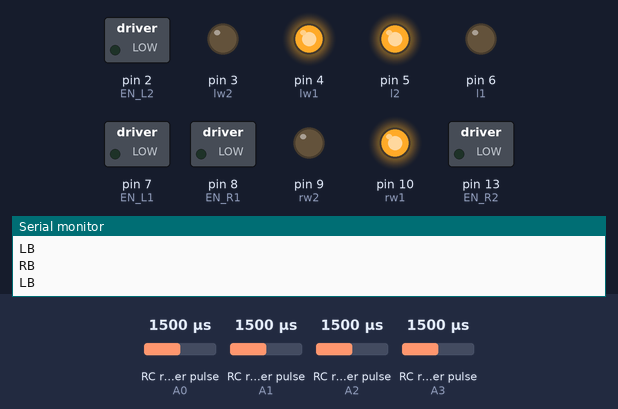
This sketch was run on a simulated Arduino Uno, built with avr-gcc and run on an emulated ATmega328P. On the bench: switched loads named in the sketch (green lamp = pin HIGH), output pins drawn as LEDs (lit = HIGH), the last lines printed to the serial monitor. Wiring (inferred from the names in the program): 4 × RC receiver channel: data A1 / data A2 / data A3 / data A0. The test bench sets the inputs (shaded band); at power-on: RC receiver pulse (sensors on A0, A1, A3, A2) 1500 µs. Pins used as bus, display or sensor lines are not drawn.

Above: at 1.2 s.
1.3 s: RC receiver pulse (sensor on A0) set to 1537 µs
At 2.4 s:
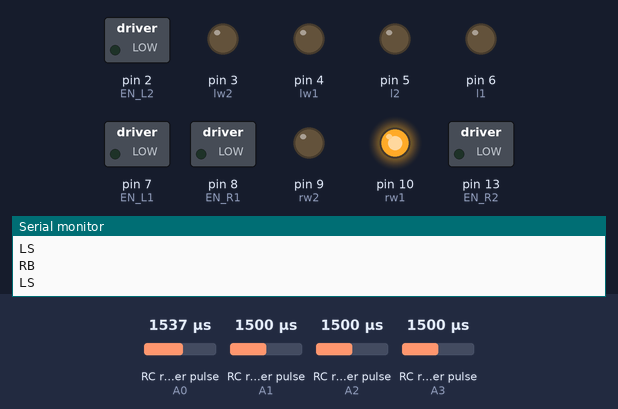
2.8 s: RC receiver pulse (sensor on A1) set to 1540 µs
At 4.0 s:
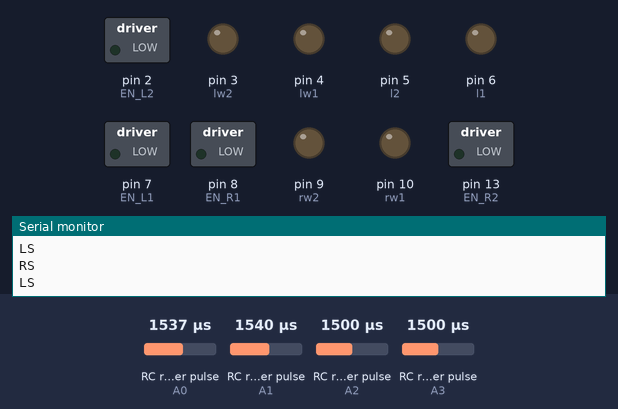
4.3 s: RC receiver pulse (sensor on A3) set to 1487 µs
At 5.5 s:
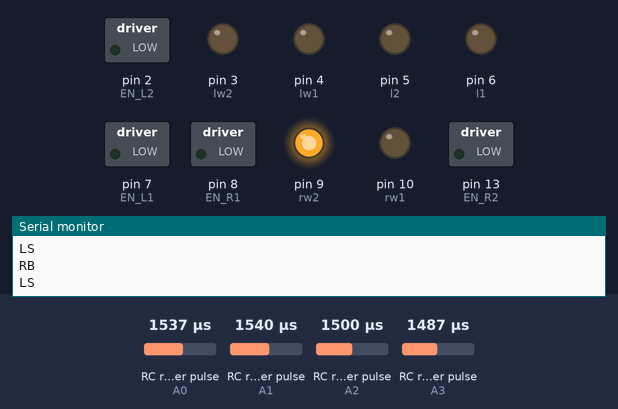
5.8 s: RC receiver pulse (sensor on A2) set to 1750 µs
At 6.1 s:
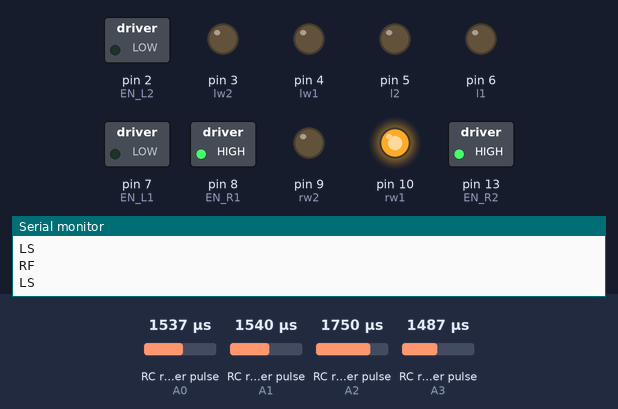
7.3 s: RC receiver pulse (sensor on A1) set to 1750 µs
At 8.4 s:
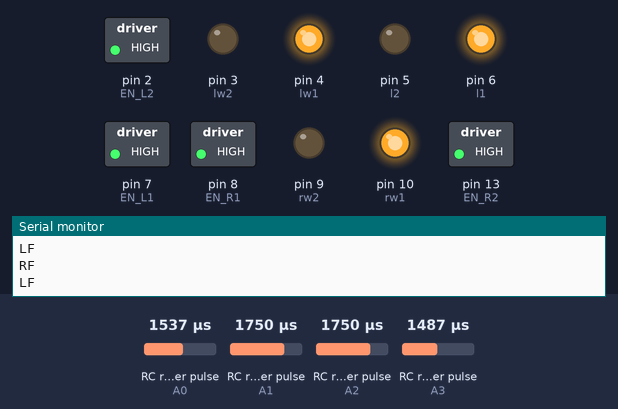
8.8 s: RC receiver pulse (sensor on A2) set to 1020 µs
At 9.5 s:
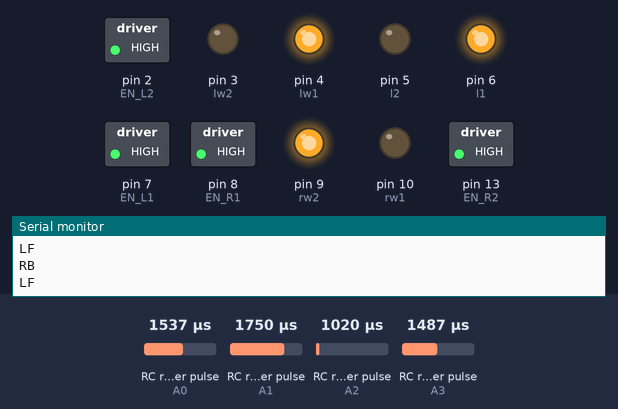
Timing chart, 0 to 11.3 s (numbered marks = the images above; inputs shaded):
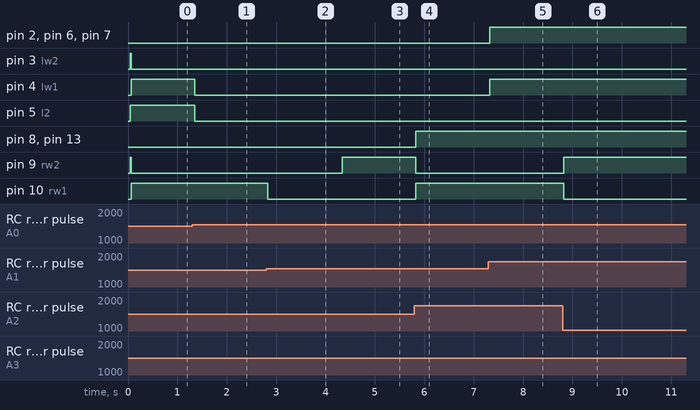

Measured:
- the behaviour switches between 1522 and 1523 µs on RC receiver pulse (sensor on A0) (found by bisection; images 0 and 1)
- the behaviour switches between 1522 and 1523 µs on RC receiver pulse (sensor on A1) (found by bisection; images 1 and 2)
- the behaviour switches between 1500 and 1499 µs on RC receiver pulse (sensor on A3) (found by bisection; images 2 and 3)
- after the input at 1.3 s, pin 4 (lw1), pin 5 (l2): HIGH → LOW after 0.05 s
- after the input at 2.8 s, pin 10 (rw1): HIGH → LOW at once
- after the input at 4.3 s, pin 9 (rw2): LOW → HIGH at once
- after the input at 5.8 s, pin 8 (EN_R1), pin 10 (rw1), pin 13 (EN_R2): LOW → HIGH at once; pin 9 (rw2): HIGH → LOW at once
- after the input at 7.3 s, pin 2 (EN_L2), pin 4 (lw1), pin 6 (l1), pin 7 (EN_L1): LOW → HIGH at once
- after the input at 8.8 s, pin 9 (rw2): LOW → HIGH at once; pin 10 (rw1): HIGH → LOW at once

The sketch:

mega.ino
```cpp
const int ch1=A0;
const int ch2=A1;//ch2 of lcd transmitter not working
const int ch6=A3; //ch6 acts as a switch controlled by Vnb
const int ch4=A2;
const int EN_R1=8;
const int EN_L1=7;
const int EN_R2=13;//used in uno
const int EN_L2=2;//used in uno

int l1=6;
int l2=5;
int r1=12;
int r2=11;
int rw1 =10;
int rw2 =9;
int lw1 =4;
int lw2=3;
int rspeed,lspeed;
int deadzone=20;


void setup(){

  Serial.begin(9600);
  pinMode(ch1,INPUT);
  pinMode(ch2,INPUT);
  pinMode(ch6,INPUT);
  pinMode(ch4,INPUT);
  pinMode(r1,OUTPUT);
  pinMode(r2,OUTPUT);
  pinMode(l1,OUTPUT);
  pinMode(l2,OUTPUT);
   pinMode(rw1,OUTPUT);
  pinMode(rw2,OUTPUT);
  pinMode(lw1,OUTPUT);
  pinMode(lw2,OUTPUT);
  pinMode(EN_R1,OUTPUT);
  pinMode(EN_L1,OUTPUT);
  pinMode(EN_R2,OUTPUT);
  pinMode(EN_L2,OUTPUT);

}


int pulse_motor(int a){
   int val=pulseIn(a,HIGH,25000);
   if(val>1000)
          {
           val=map(val,1200,1875,-500,500);//gives optimum value
           val=constrain(val,-255,255);
             }
   else val=0;
   if(abs(val)<=deadzone) val=0;
   return val;
 }

void loop()
{

  if(pulseIn(ch6,HIGH,25000)>1500)
  {
  rspeed=pulse_motor(ch2);
  lspeed=pulse_motor(ch1);

 if (rspeed==0)
 {
  digitalWrite(r1,LOW);
  digitalWrite(r2,LOW);
   digitalWrite(rw1,LOW);
  digitalWrite(rw2,LOW);
  Serial.println("RS");
 }

 if (rspeed>0)
 {
  analogWrite(EN_R1,rspeed);
  analogWrite(EN_R2,rspeed);
  digitalWrite(r1,HIGH);
  digitalWrite(r2,LOW);
  digitalWrite(rw1,LOW);
  digitalWrite(rw2,HIGH);
  Serial.println("RF");
 }

 if (rspeed<0)
 {
  analogWrite(EN_R1,abs(rspeed));
  analogWrite(EN_R2,abs(rspeed));
  digitalWrite(r1,LOW);
  digitalWrite(r2,HIGH);
  digitalWrite(rw1,HIGH);
  digitalWrite(rw2,LOW);
  Serial.println("RB");
}
//for left side
if (lspeed==0)
 {

  digitalWrite(l1,LOW);
  digitalWrite(l2,LOW);
   digitalWrite(lw1,LOW);
  digitalWrite(lw2,LOW);
  Serial.println("LS");

 }

 if (lspeed>0)
 {
  analogWrite(EN_L1,lspeed);
  analogWrite(EN_L2,lspeed);
  digitalWrite(l1,HIGH);
  digitalWrite(l2,LOW);
   digitalWrite(lw1,LOW);
  digitalWrite(lw2,HIGH);
  Serial.println("LF");
 }

 if (lspeed<0)
 {
  analogWrite(EN_L1,abs(lspeed));
  analogWrite(EN_L2,abs(lspeed));
  digitalWrite(l1,LOW);
  digitalWrite(l2,HIGH);
   digitalWrite(lw1,HIGH);
  digitalWrite(lw2,LOW);
  Serial.println("LB");
}
  }

else
{


  lspeed=pulse_motor(ch2);
  rspeed=pulse_motor(ch4);//ch 3 not working

if (rspeed==0)
 {
  digitalWrite(r1,LOW);
  digitalWrite(r2,LOW);
   digitalWrite(rw1,LOW);
  digitalWrite(rw2,LOW);
  Serial.println("RS");
 }

 if (rspeed>0)
 {
  analogWrite(EN_R1,rspeed);
  analogWrite(EN_R2,rspeed);
  digitalWrite(r1,HIGH);
  digitalWrite(r2,LOW);
  digitalWrite(rw1,HIGH);
  digitalWrite(rw2,LOW);
  Serial.println("RF");
 }

 if (rspeed<0)
 {
  analogWrite(EN_R1,abs(rspeed));
  analogWrite(EN_R2,abs(rspeed));
  digitalWrite(r1,LOW);
  digitalWrite(r2,HIGH);
  digitalWrite(rw1,LOW);
  digitalWrite(rw2,HIGH);
  Serial.println("RB");
}
//for left side
if (lspeed==0)
 {

  digitalWrite(l1,LOW);
  digitalWrite(l2,LOW);
   digitalWrite(lw1,LOW);
  digitalWrite(lw2,LOW);
  Serial.println("LS");

 }

 if (lspeed>0)
 {
  analogWrite(EN_L1,lspeed);
  analogWrite(EN_L2,lspeed);
  digitalWrite(l1,HIGH);
  digitalWrite(l2,LOW);
   digitalWrite(lw1,HIGH);
  digitalWrite(lw2,LOW);
  Serial.println("LF");
 }

 if (lspeed<0)
 {
  analogWrite(EN_L1,abs(lspeed));
  analogWrite(EN_L2,abs(lspeed));
  digitalWrite(l1,LOW);
  digitalWrite(l2,HIGH);
   digitalWrite(lw1,LOW);
  digitalWrite(lw2,HIGH);
  Serial.println("LB");
}
  }


  }
```
